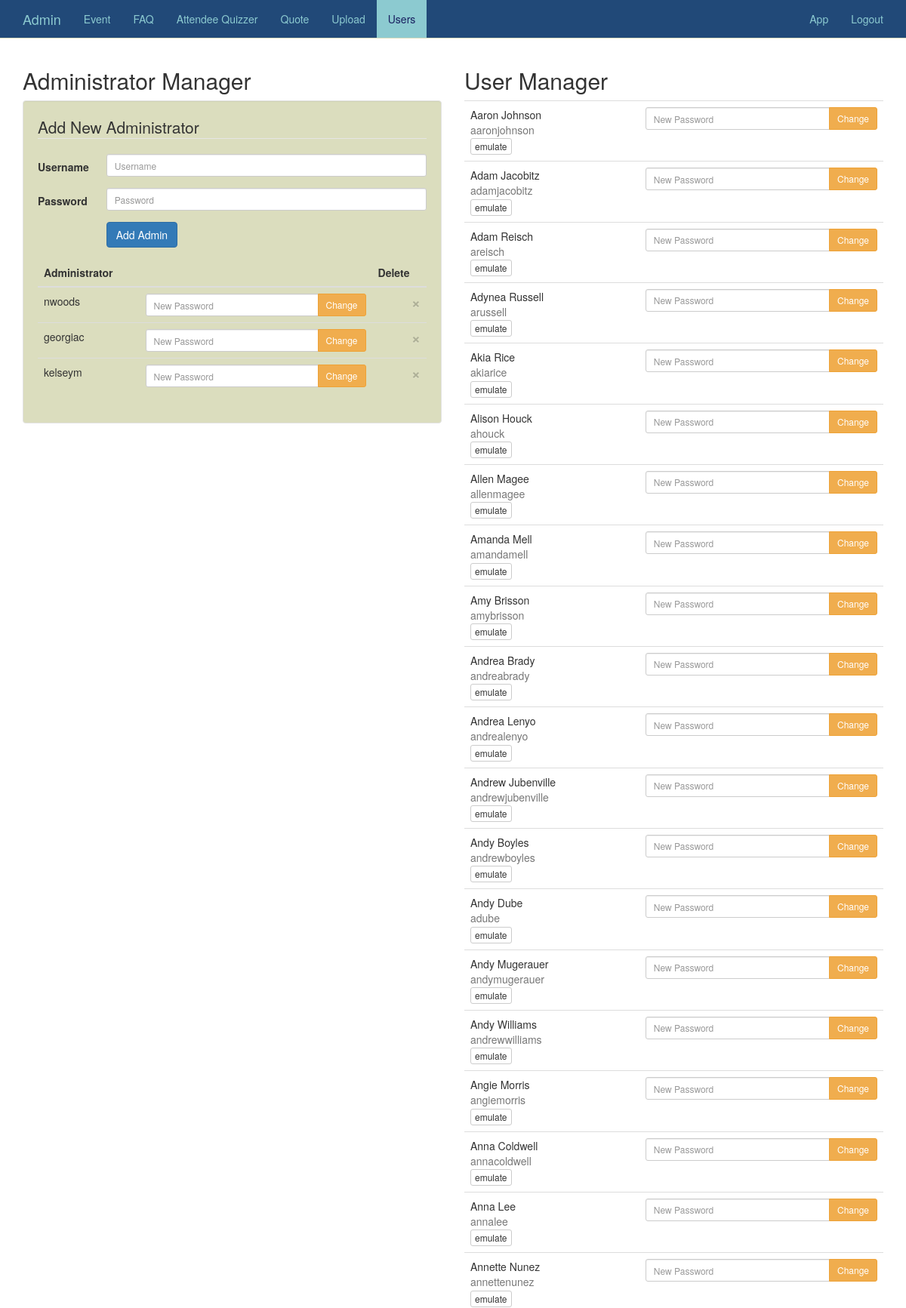
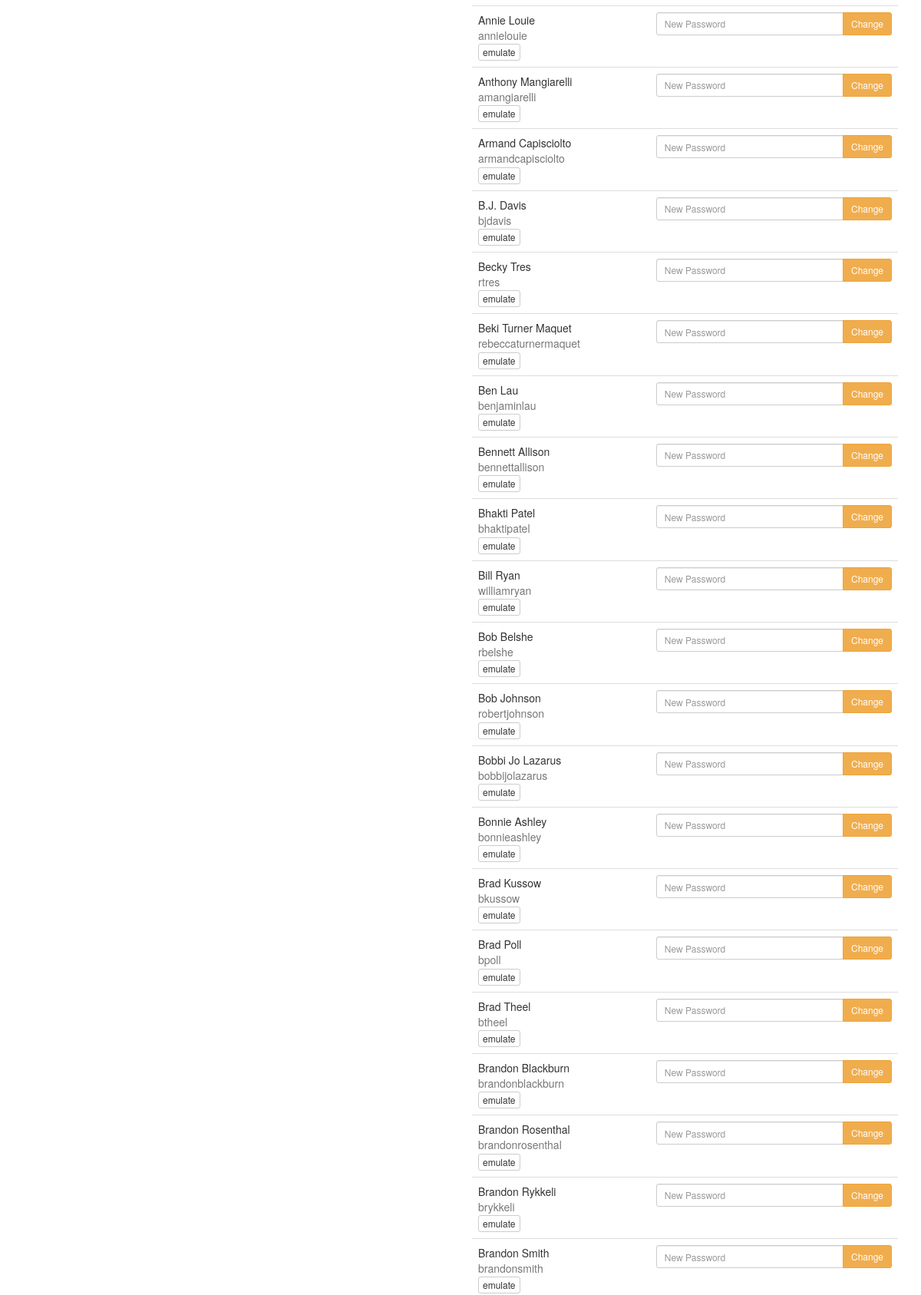
The app's page /admin/users.php (signed in, upper part) with its own data (2 pictures, top to bottom).
### tables this page shows
CREATE TABLE "user" (
'accountno' TEXT PRIMARY KEY NOT NULL,
'first' TEXT,
'last' TEXT,
'company' TEXT,
'title' TEXT,
'city' TEXT,
'state' TEXT,
'bio' TEXT,
'gradYear' TEXT,
'phone' TEXT,
'email' TEXT,
'user' TEXT,
'pass' TEXT
, 'img' TEXT, 'guide' TEXT);

### admin/admin.class.php (called while the page is built, shortened)
<?php
function to_path() { return realpath(implode(DIRECTORY_SEPARATOR, func_get_args())); }
class Admin {
	function __construct() {
		$this->db = new PDO('sqlite:' . to_path(__DIR__, '..', 'db.sqlite3'));
	}
	public function requiresAdmin($redirect = true) {
		$test = isset($_SESSION['admin']);
		return $test;
	}
	public function getUsers() {
		return $this->db->query("SELECT * FROM user ORDER BY first, last;")->fetchAll(PDO::FETCH_ASSOC);
	}
	public function getAdmins() {
		return $this->db->query("SELECT admin, user FROM admin;")->fetchAll( PDO::FETCH_ASSOC );
	}
}
$admin = new Admin();

### admin/users.php (the view, shortened to what this page needs)
<?php
	require_once('admin.class.php');
	$admin->requiresAdmin();
	$admins = $admin->getAdmins();
	$users = $admin->getUsers();
?>
<div class="page-header clearfix">
	<h2>ELA User Manager</h2>
</div>
<div class="row">
	<div class="col-md-6">
		<h2>Administrator Manager</h2>
		<div class="well">
			<form role="form" method="post" class="form-horizontal" action="users.php">
				<fieldset>
					<legend>Add New Administrator</legend>
					<div class="form-group">
						<label for="user" class="col-sm-2 control-label">Username</label>
						<div class="col-sm-10">
							<input type="text" class="form-control input-sm" id="user" placeholder="Username" name="user" required>
						</div>
					</div>
					<div class="form-group">
						<label for="pass" class="col-sm-2 control-label">Password</label>
						<div class="col-sm-10">
							<input type="password" class="form-control input-sm" id="pass" placeholder="Password" name="pass" required>
						</div>
					</div>
					<div class="form-group">
						<div class="col-sm-offset-2 col-sm-10">
							<button type="submit" class="btn btn-primary" name="action" value="add-admin">Add Admin</button>
						</div>
					</div>
				</fieldset>
			</form>
			<table class="table">
				<thead>
					<tr>
						<th>Administrator</th>
						<th></th>
						<th>Delete</td>
					</tr>
				</thead>
				<tbody>
					<?php foreach ($admins as $admin): ?>
						<tr>
							<td>
								<?php echo $admin['user']; ?>
							</td>
							<td>
								<form method="post" action="users.php">
									<div class="input-group">
										<input type="password" name="pass" placeholder="New Password" class="form-control input-sm" required>
										<span class="input-group-btn">
											<button type="submit" name="action" value="pw-admin" class="btn btn-warning btn-sm">Change</button>
										</span>
									</div>
								</form>
							</td>
							<td>
								<form method="post" action="users.php">
									<button type="submit" name="action" value="rem-admin" class="close" aria-hidden="true">&times;</button>
								</form>
							</td>
						</tr>
					<?php endforeach; ?>
				</tbody>
			</table>
		</div>
	</div>
	<div class="col-md-6">
		<h2>User Manager</h2>
		<table class="table">
			<tbody>
				<?php foreach ($users as $user): ?>
					<tr>
						<td>
							<?php echo $user['first'] . ' ' . $user['last']; ?><br/>
							<span class="text-muted"><?php echo $user['user']; ?></span>
							<form method="post" action="users.php">
								<input type="submit" name="action" value="emulate" class="btn btn-default btn-xs">
							</form>
						</td>
						<td>
							<form method="post" action="users.php">
								<div class="input-group">
									<input type="password" name="pass" placeholder="New Password" class="form-control input-sm" required>
									<span class="input-group-btn">
										<button type="submit" name="action" value="pw-user" class="btn btn-warning btn-sm">Change</button>
									</span>
								</div>
							</form>
						</td>
					</tr>
				<?php endforeach; ?>
			</tbody>
	</div>
</div>

### css.css (style rules this page uses)
html, body { height: 100%; }
.navbar-default { border-color: #DBDDBE; }
.well, .input-group-addon, .panel-default > .panel-heading { background-color: #DBDDBE; }
.credit, .credit a, .navbar-default .navbar-brand, .navbar-default .navbar-nav > li > a { color: #8CCAD0; }
.navbar-default { color: #8CCAD0; background-color: #214978; }
.color .page-header small, .color > div > .page-header, .navbar-default .navbar-brand:hover, .navbar-default .navbar-nav > li > a:hover, .navbar-default .navbar-nav > .active > a, .navbar-default .navbar-nav > .active > a:hover { color: #181F5F; background-color: #8CCAD0; }
.page-header { margin: -200px 0 20px; padding-top: 100px; position: absolute; left: 0; right: 0; }

### records on screen
user: first "Aaron", last "Johnson", user "aaronjohnson"
user: first "Adam", last "Jacobitz", user "adamjacobitz"
user: first "Adam", last "Reisch", user "areisch"
user: first "Adynea", last "Russell", user "arussell"
user: first "Akia", last "Rice", user "akiarice"
user: first "Alison", last "Houck", user "ahouck"
user: first "Allen", last "Magee", user "allenmagee"
user: first "Amanda", last "Mell", user "amandamell"
user: first "Amy", last "Brisson", user "amybrisson"
user: first "Andrea", last "Brady", user "andreabrady"
user: first "Andrea", last "Lenyo", user "andrealenyo"
user: first "Andrew", last "Jubenville", user "andrewjubenville"
user: first "Andy", last "Boyles", user "andrewboyles"
user: first "Andy", last "Dube", user "adube"
user: first "Andy", last "Mugerauer", user "andymugerauer"
user: first "Andy", last "Williams", user "andrewwilliams"
user: first "Angie", last "Morris", user "angiemorris"
user: first "Anna", last "Coldwell", user "annacoldwell"
user: first "Anna", last "Lee", user "annalee"
user: first "Annette", last "Nunez", user "annettenunez"
user: first "Annie", last "Louie", user "annielouie"
user: first "Anthony", last "Mangiarelli", user "amangiarelli"
user: first "Armand", last "Capisciolto", user "armandcapisciolto"
user: first "B.J.", last "Davis", user "bjdavis"
user: first "Becky", last "Tres", user "rtres"
user: first "Beki", last "Turner Maquet", user "rebeccaturnermaquet"
user: first "Ben", last "Lau", user "benjaminlau"
user: first "Bennett", last "Allison", user "bennettallison"
user: first "Bhakti", last "Patel", user "bhaktipatel"
user: first "Bill", last "Ryan", user "williamryan"
user: first "Bob", last "Belshe", user "rbelshe"
user: first "Bob", last "Johnson", user "robertjohnson"
user: first "Bobbi Jo", last "Lazarus", user "bobbijolazarus"
user: first "Bonnie", last "Ashley", user "bonnieashley"
user: first "Brad", last "Kussow", user "bkussow"
user: first "Brad", last "Poll", user "bpoll"
user: first "Brad", last "Theel", user "btheel"
user: first "Brandon", last "Blackburn", user "brandonblackburn"
user: first "Brandon", last "Rosenthal", user "brandonrosenthal"
user: first "Brandon", last "Rykkeli", user "brykkeli"
user: first "Brandon", last "Smith", user "brandonsmith"

### other values on screen
$admin['user'] "nwoods"
$admin['user'] "georgiac"
$admin['user'] "kelseym"
